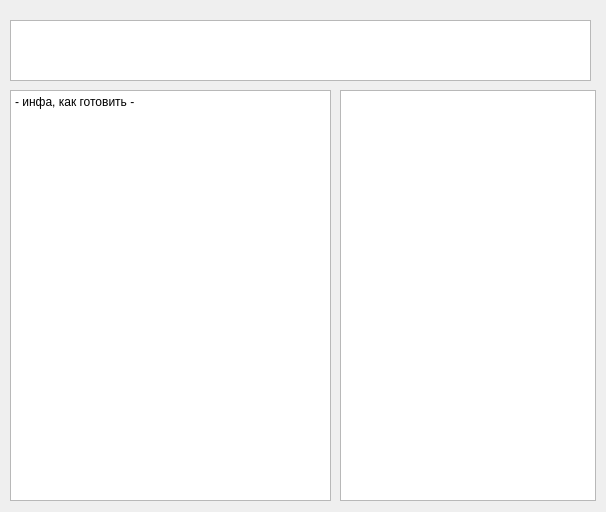
<?xml version="1.0" encoding="UTF-8"?>
<ui version="4.0">
 <class>Recipe</class>
 <widget class="QDialog" name="Recipe">
  <property name="geometry">
   <rect>
    <x>0</x>
    <y>0</y>
    <width>606</width>
    <height>512</height>
   </rect>
  </property>
  <property name="windowTitle">
   <string>Dialog</string>
  </property>
  <widget class="QTextBrowser" name="textBrowser_2">
   <property name="geometry">
    <rect>
     <x>10</x>
     <y>90</y>
     <width>321</width>
     <height>411</height>
    </rect>
   </property>
   <property name="html">
    <string>&lt;!DOCTYPE HTML PUBLIC &quot;-//W3C//DTD HTML 4.0//EN&quot; &quot;http://www.w3.org/TR/REC-html40/strict.dtd&quot;&gt;
&lt;html&gt;&lt;head&gt;&lt;meta name=&quot;qrichtext&quot; content=&quot;1&quot; /&gt;&lt;meta charset=&quot;utf-8&quot; /&gt;&lt;style type=&quot;text/css&quot;&gt;
p, li { white-space: pre-wrap; }
hr { height: 1px; border-width: 0; }
&lt;/style&gt;&lt;/head&gt;&lt;body style=&quot; font-family:'Segoe UI'; font-size:9pt; font-weight:400; font-style:normal;&quot;&gt;
&lt;p style=&quot; margin-top:0px; margin-bottom:0px; margin-left:0px; margin-right:0px; -qt-block-indent:0; text-indent:0px;&quot;&gt;- инфа, как готовить -&lt;/p&gt;&lt;/body&gt;&lt;/html&gt;</string>
   </property>
  </widget>
  <widget class="QTableView" name="tableView">
   <property name="geometry">
    <rect>
     <x>10</x>
     <y>20</y>
     <width>581</width>
     <height>61</height>
    </rect>
   </property>
  </widget>
  <widget class="QTextBrowser" name="textBrowser">
   <property name="geometry">
    <rect>
     <x>340</x>
     <y>90</y>
     <width>256</width>
     <height>411</height>
    </rect>
   </property>
  </widget>
 </widget>
 <resources/>
 <connections/>
</ui>
